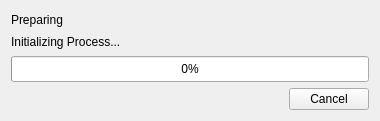
<?xml version="1.0" encoding="UTF-8"?>
<ui version="4.0">
 <class>Form</class>
 <widget class="QWidget" name="Form">
  <property name="windowModality">
   <enum>Qt::NonModal</enum>
  </property>
  <property name="geometry">
   <rect>
    <x>0</x>
    <y>0</y>
    <width>380</width>
    <height>121</height>
   </rect>
  </property>
  <property name="sizePolicy">
   <sizepolicy hsizetype="Fixed" vsizetype="Fixed">
    <horstretch>0</horstretch>
    <verstretch>0</verstretch>
   </sizepolicy>
  </property>
  <property name="minimumSize">
   <size>
    <width>0</width>
    <height>0</height>
   </size>
  </property>
  <property name="maximumSize">
   <size>
    <width>16777215</width>
    <height>16777215</height>
   </size>
  </property>
  <property name="windowTitle">
   <string>Progress</string>
  </property>
  <layout class="QGridLayout" name="gridLayout_2">
   <item row="1" column="0" rowspan="3" colspan="3">
    <widget class="QProgressBar" name="prgBar">
     <property name="sizePolicy">
      <sizepolicy hsizetype="MinimumExpanding" vsizetype="MinimumExpanding">
       <horstretch>0</horstretch>
       <verstretch>0</verstretch>
      </sizepolicy>
     </property>
     <property name="minimumSize">
      <size>
       <width>0</width>
       <height>0</height>
      </size>
     </property>
     <property name="maximumSize">
      <size>
       <width>16777215</width>
       <height>16777215</height>
      </size>
     </property>
     <property name="maximum">
      <number>100</number>
     </property>
     <property name="value">
      <number>0</number>
     </property>
     <property name="textVisible">
      <bool>true</bool>
     </property>
     <property name="orientation">
      <enum>Qt::Horizontal</enum>
     </property>
     <property name="invertedAppearance">
      <bool>false</bool>
     </property>
    </widget>
   </item>
   <item row="4" column="2">
    <widget class="QPushButton" name="cmdCancel">
     <property name="sizePolicy">
      <sizepolicy hsizetype="Maximum" vsizetype="Fixed">
       <horstretch>0</horstretch>
       <verstretch>0</verstretch>
      </sizepolicy>
     </property>
     <property name="text">
      <string>Cancel</string>
     </property>
    </widget>
   </item>
   <item row="0" column="0" colspan="3">
    <widget class="QFrame" name="frame">
     <property name="frameShape">
      <enum>QFrame::NoFrame</enum>
     </property>
     <property name="frameShadow">
      <enum>QFrame::Plain</enum>
     </property>
     <layout class="QGridLayout" name="gridLayout">
      <property name="leftMargin">
       <number>0</number>
      </property>
      <property name="topMargin">
       <number>0</number>
      </property>
      <property name="rightMargin">
       <number>0</number>
      </property>
      <property name="bottomMargin">
       <number>0</number>
      </property>
      <item row="0" column="0">
       <widget class="QLabel" name="lblCaption_l">
        <property name="sizePolicy">
         <sizepolicy hsizetype="Preferred" vsizetype="Expanding">
          <horstretch>0</horstretch>
          <verstretch>0</verstretch>
         </sizepolicy>
        </property>
        <property name="text">
         <string>Preparing</string>
        </property>
       </widget>
      </item>
      <item row="1" column="0">
       <widget class="QLabel" name="lblCaption_r">
        <property name="sizePolicy">
         <sizepolicy hsizetype="Preferred" vsizetype="Expanding">
          <horstretch>0</horstretch>
          <verstretch>0</verstretch>
         </sizepolicy>
        </property>
        <property name="text">
         <string>Initializing Process...</string>
        </property>
        <property name="alignment">
         <set>Qt::AlignLeading|Qt::AlignLeft|Qt::AlignVCenter</set>
        </property>
       </widget>
      </item>
     </layout>
    </widget>
   </item>
   <item row="2" column="0">
    <widget class="QLabel" name="lblCancel">
     <property name="sizePolicy">
      <sizepolicy hsizetype="Preferred" vsizetype="Maximum">
       <horstretch>0</horstretch>
       <verstretch>0</verstretch>
      </sizepolicy>
     </property>
     <property name="text">
      <string/>
     </property>
    </widget>
   </item>
   <item row="4" column="0" colspan="2">
    <spacer name="horizontalSpacer">
     <property name="orientation">
      <enum>Qt::Horizontal</enum>
     </property>
     <property name="sizeHint" stdset="0">
      <size>
       <width>40</width>
       <height>20</height>
      </size>
     </property>
    </spacer>
   </item>
  </layout>
 </widget>
 <resources/>
 <connections/>
</ui>
